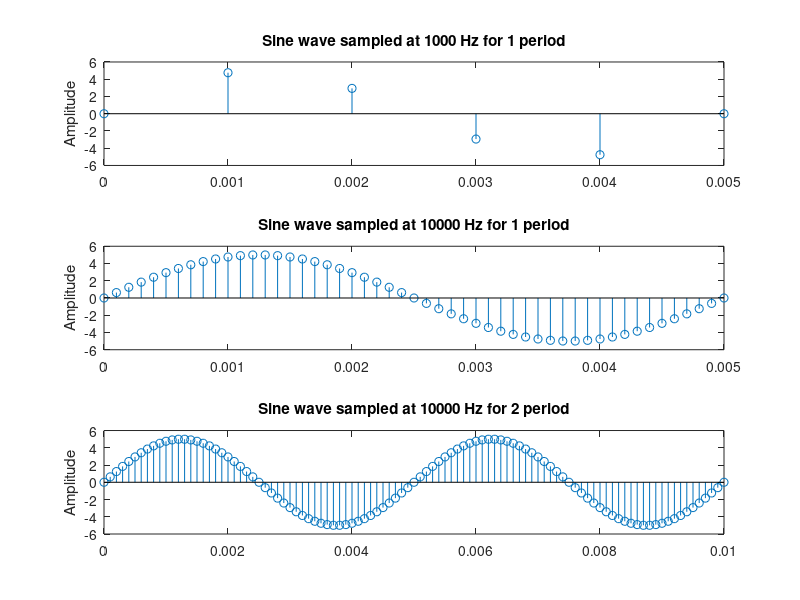

MATLAB code to generate this figure:
close all;
clear;
clc;
Fs = 1000; %sampling frequency
f = 200; %signal frequency
t = 0:1/Fs:1/f; %generation of time sequence at sampling frequency Fs for 1 period 
x = 5*sin(2*pi*f*t); %sine wave of frequency f Hz and amplitude 5
subplot(311), stem(t,x), title('Sine wave sampled at 1000 Hz for 1 period'), ylabel('Amplitude');

Fs1 = 10000; %new sampling frequency
T = 0:1/Fs1:1/f;
y = 5*sin(2*pi*f*T);
subplot(312), stem(T,y), title('Sine wave sampled at 10000 Hz for 1 period'), ylabel('Amplitude');

TT = 0:1/Fs1:2/f;
z = 5*sin(2*pi*f*TT);
subplot(313), stem(TT,z), title('Sine wave sampled at 10000 Hz for 2 period'), ylabel('Amplitude');